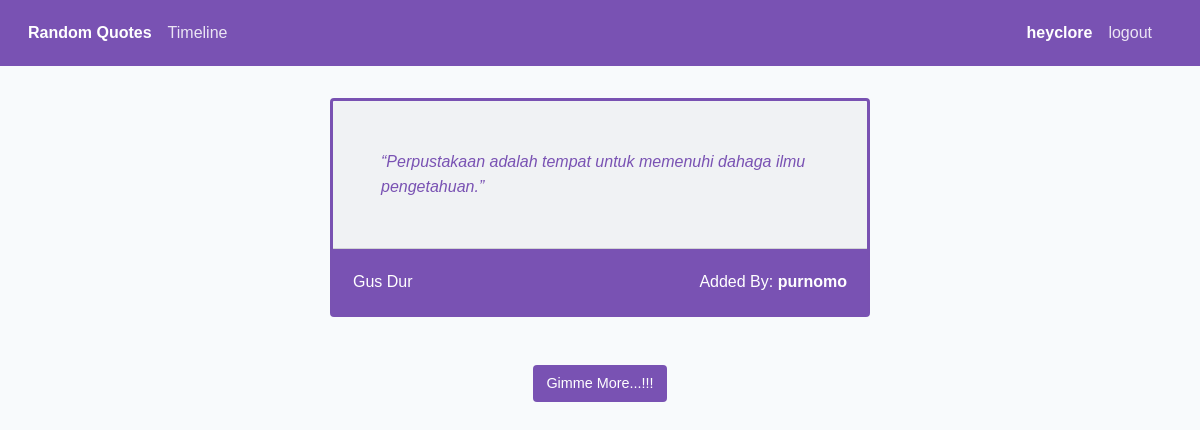
Screenshot of / (signed in) with the database file from the repository.
### flask/quotes/models.py (models this page shows, shortened)
class User(db.Model, UserMixin):
    id = db.Column(db.Integer, primary_key=True)
    username = db.Column(db.String(20), unique=True, nullable=False)
    email = db.Column(db.String(120), unique=True, nullable=False)
    password = db.Column(db.String(60), nullable=False)
    posts = db.relationship('Post', backref='author', lazy=True)

class Post(db.Model):
    id = db.Column(db.Integer, primary_key=True)
    quotes = db.Column(db.String(255), nullable=False)
    writer = db.Column(db.String(20), nullable=False)
    date_posted = db.Column(db.DateTime, nullable=False,
            default=datetime.utcnow)
    user_id = db.Column(db.Integer, db.ForeignKey('user.id'), nullable=False)

### flask/quotes/routes.py (the view)
@app.route('/')
def home():
    data = {'title': 'Random Quotes'}
    randomPost = Post.query.all()
    if randomPost == []:
        data['quote'] = 'default'
        data['author'] = 'prevent'
        data['user'] = 'error'
        data['link'] = '#'
        return render_template('home.html', data=data)
    randomPost = random.choice(randomPost)
    data['quote'] = randomPost.quotes
    data['author'] = randomPost.writer
    data['user'] = randomPost.author.username
    data['link'] = 'foobar'
    return render_template('home.html', data=data)

### flask/quotes/models.py (called while the page is built)
@login_manager.user_loader
def load_user(user_id):
    return User.query.get(int(user_id))

### flask/quotes/templates/home.html (shortened to what this page needs)
{% extends "layout.html" %}
{% block content %}
<div class="container mt-2">
  <div class="row justify-content-center">
    <div class="col-md-6">
      <div class="card foobar">
        <div class="card-header bar p-5 font-italic">“<span id="quote">{{ data['quote'] }}</span>”</div>
        <div class="card-body foo text-white">
          <p id="author" class="text-left d-inline">{{ data['author'] }}</p>
          <span class="float-right">Added By: <a id="user" class="text-white font-weight-bold" href="{{ url_for('post_user', username=data['user']) }}">{{ data['user'] }}</a></span>
        </div>
      </div>
      <div class="text-center">
        <button type="button" class="btn mt-5 foo text-white" onclick="foo(this)">Gimme More...!!!</button>
      </div>
    </div>
  </div>
</div>
{% endblock %}

### flask/quotes/templates/layout.html (shortened to what this page needs)
<!doctype html>
<html lang="en">
  <head>
    <link href="{{ url_for('static', filename='css/app.css') }}" rel="stylesheet">
    <link href="{{ url_for('static', filename='css/bar.css') }}" rel="stylesheet">
  </head>
  <body>
    <div id="app">
      <nav class="navbar navbar-expand navbar-dark flex-column flex-md-row bd-navbar foo">
        <div class="container m-1">
          <div class="navbar-nav-scroll">
            <ul class="navbar-nav bd-navbar-nav flex-row">
              <li class="nav-item">
                <a class="nav-link {% if request.path == '/' %}active{% endif %}" href="{{ url_for('home') }}">Random Quotes</a>
              </li>
              <li class="nav-item">
                <a class="nav-link {% if request.path == '/timeline' %}active{% endif %}" href="{{ url_for('timeline') }}">Timeline</a>
              </li>
            </ul>
          </div>
          <div class="collapse navbar-collapse" id="navbarSupportedContent">
            <ul class="navbar-nav ml-auto">
              {% if current_user.is_authenticated %}
              <li class="nav-item">
                <a class="nav-link active" href="{{ url_for('post_user', username=current_user.username) }}">{{ current_user.username }}</a>
              </li>
              <li class="nav-item">
                <a class="nav-link" href="{{ url_for('logout') }}">logout</a>
              </li>
              {% endif %}
            </ul>
          </div>
        </div>
      </nav>
      <main class="py-4">
        {% block content %}{% endblock%}
      </main>
    </div>
  </body>
</html>

### flask/quotes/static/css/bar.css (style rules this page uses)
.foo { background-color: #7952b3; }
.bar { color: #7952b3; }
.foobar { border: 3px solid #7952B2; }

### rows the page displays
User: username "heyclore"
Post: quote "Perpustakaan adalah tempat untuk memenuhi dahaga ilmu pengetahuan.", author "Gus Dur"
User: user "purnomo"
